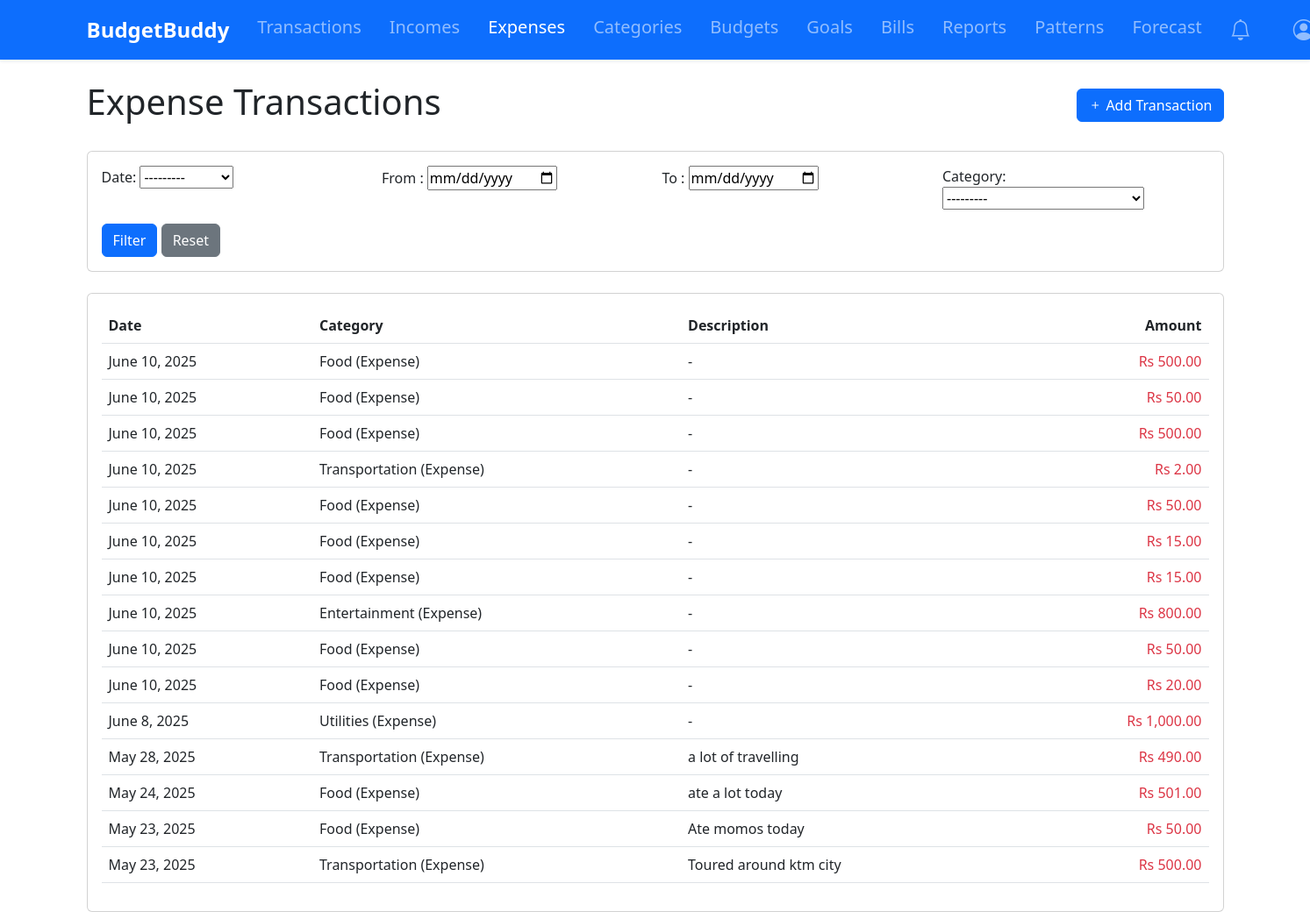
The app's page /expenses/ (signed in) with its own data.
### tracker/models.py (models this page shows, shortened)
class Transaction(models.Model):
    user = models.ForeignKey(User, on_delete=models.CASCADE)
    amount = models.DecimalField(max_digits=10, decimal_places=2, validators=[MinValueValidator(0.01)])
    category = models.ForeignKey(Category, on_delete=models.CASCADE)
    date = models.DateField(default=timezone.now)
    description = models.TextField(blank=True, null=True)

class Category(models.Model):
    name = models.CharField(max_length=100)
    user = models.ForeignKey(User, on_delete=models.CASCADE)
    CATEGORY_TYPES = [
        ('IN', 'Income'),
        ('EX', 'Expense'),
    ]
    category_type = models.CharField(max_length=2, choices=CATEGORY_TYPES)
    def __str__(self):
        return f"{self.name} ({self.get_category_type_display()})"

### tracker/views.py (the view)
# urls.py: path('expenses/', views.expense_list, name='expenses'),
@login_required
def expense_list(request):
    expenses = Transaction.objects.filter(
        user=request.user,
        category__category_type='EX'
    ).order_by('-date')
    transaction_filter = TransactionFilter(request.GET, queryset=expenses, user=request.user)
    expenses = transaction_filter.qs
    context = {
        'expenses': expenses,
        'filter': transaction_filter,
    }
    return render(request, 'tracker/expense_list.html', context)

### tracker/context_processors.py (called while the page is built)
def notifications_count(request):
    if request.user.is_authenticated:
        return {
            'unread_notifications_count': Notification.objects.filter(
                user=request.user,
                is_read=False
            ).count()
        }
    return {'unread_notifications_count': 0}

### tracker/models.py (called while the page is built)
    def progress(self):
        expenses = Transaction.objects.filter(
            user=self.user,
            category=self.category,
            date__gte=self.start_date,
            date__lte=self.end_date
        ).aggregate(total=models.Sum('amount'))['total'] or 0
        return (expenses / self.amount) * 100 if self.amount else 0

    def progress(self):
        return (self.current_amount / self.target_amount) * 100 if self.target_amount else 0

### tracker/utils.py (called while the page is built, shortened)
def should_send_notification(notification_type, user, message):
    now = timezone.now()
    threshold = {
        'BUDGET': timedelta(hours=12),
        'GOAL': timedelta(days=1),
        'BILL': timedelta(days=1)
    }.get(notification_type, timedelta(days=1))
    existing = Notification.objects.filter(
        user=user,
        notification_type=notification_type,
        message=message,
        is_active=True
    ).order_by('-last_sent').first()
    if not existing:
        return True
    if existing.repeat_frequency == 'ONCE':
        return False
    elif existing.repeat_frequency == 'DAILY' and (now - existing.last_sent) >= timedelta(days=1):
        return True
    elif existing.repeat_frequency == 'WEEKLY' and (now - existing.last_sent) >= timedelta(weeks=1):
        return True
    return False

def create_notification(user, message, notification_type, repeat_frequency='ONCE'):
    if should_send_notification(notification_type, user, message):
        Notification.objects.create(
            user=user,
            message=message,
            notification_type=notification_type,
            repeat_frequency=repeat_frequency
        )

def check_bill_reminders(user):
    upcoming_bills = Bill.objects.filter(
        user=user,
        is_paid=False,
        due_date__lte=timezone.now().date() + timedelta(days=7)
    )

### templates/tracker/expense_list.html (shortened to what this page needs)
{% extends 'base.html' %}
{% load humanize %}
{% block content %}
<div class="d-flex justify-content-between align-items-center mb-4">
    <h1>Expense Transactions</h1>
    <a href="{% url 'add_transaction' %}" class="btn btn-primary">
        <i class="bi bi-plus"></i> Add Transaction
    </a>
</div>
<div class="card mb-4">
    <div class="card-body">
        <form method="get" class="row g-3">
            <div class="col-md-3">
                {{ filter.form.date_range.label_tag }}
                {{ filter.form.date_range }}
            </div>
            <div class="col-md-3">
                {{ filter.form.start_date.label_tag }}
                {{ filter.form.start_date }}
            </div>
            <div class="col-md-3">
                {{ filter.form.end_date.label_tag }}
                {{ filter.form.end_date }}
            </div>
            <div class="col-md-3">
                {{ filter.form.category.label_tag }}
                {{ filter.form.category }}
            </div>
            <div class="col-12">
                <button type="submit" class="btn btn-primary">Filter</button>
                <a href="{% url 'expenses' %}" class="btn btn-secondary">Reset</a>
            </div>
        </form>
    </div>
</div>
<div class="card">
    <div class="card-body">
        <div class="table-responsive">
            <table class="table table-hover">
                <thead>
                    <tr>
                        <th>Date</th>
                        <th>Category</th>
                        <th>Description</th>
                        <th class="text-end">Amount</th>
                    </tr>
                </thead>
                <tbody>
                    {% for expense in expenses %}
                    <tr>
                        <td>{{ expense.date }}</td>
                        <td>{{ expense.category }}</td>
                        <td>{{ expense.description|default:"-" }}</td>
                        <td class="text-end text-danger">Rs {{ expense.amount|intcomma }}</td>
                    </tr>
                    {% empty %}
                    <tr>
                        <td colspan="4" class="text-center">No expense transactions found.</td>
                    </tr>
                    {% endfor %}
                </tbody>
            </table>
        </div>
    </div>
</div>
{% endblock %}

### records on screen
Transaction: date "June 10, 2025", category "Food (Expense)", description "-", amount "500.00"
Transaction: date "June 10, 2025", category "Food (Expense)", description "-", amount "50.00"
Transaction: date "June 10, 2025", category "Food (Expense)", description "-", amount "500.00"
Transaction: date "June 10, 2025", category "Transportation (Expense)", description "-", amount "2.00"
Transaction: date "June 10, 2025", category "Food (Expense)", description "-", amount "50.00"
Transaction: date "June 10, 2025", category "Food (Expense)", description "-", amount "15.00"
Transaction: date "June 10, 2025", category "Food (Expense)", description "-", amount "15.00"
Transaction: date "June 10, 2025", category "Entertainment (Expense)", description "-", amount "800.00"
Transaction: date "June 10, 2025", category "Food (Expense)", description "-", amount "50.00"
Transaction: date "June 10, 2025", category "Food (Expense)", description "-", amount "20.00"
Transaction: date "June 8, 2025", category "Utilities (Expense)", description "-", amount "1,000.00"
Transaction: date "May 28, 2025", category "Transportation (Expense)", description "a lot of travelling", amount "490.00"
Transaction: date "May 24, 2025", category "Food (Expense)", description "ate a lot today", amount "501.00"
Transaction: date "May 23, 2025", category "Food (Expense)", description "Ate momos today", amount "50.00"
Transaction: date "May 23, 2025", category "Transportation (Expense)", description "Toured around ktm city", amount "500.00"

### other values on screen
{{ filter.form.date_range.label_tag }} "Date:"
{{ filter.form.start_date.label_tag }} "From :"
{{ filter.form.end_date.label_tag }} "To :"
{{ filter.form.category.label_tag }} "Category:"
